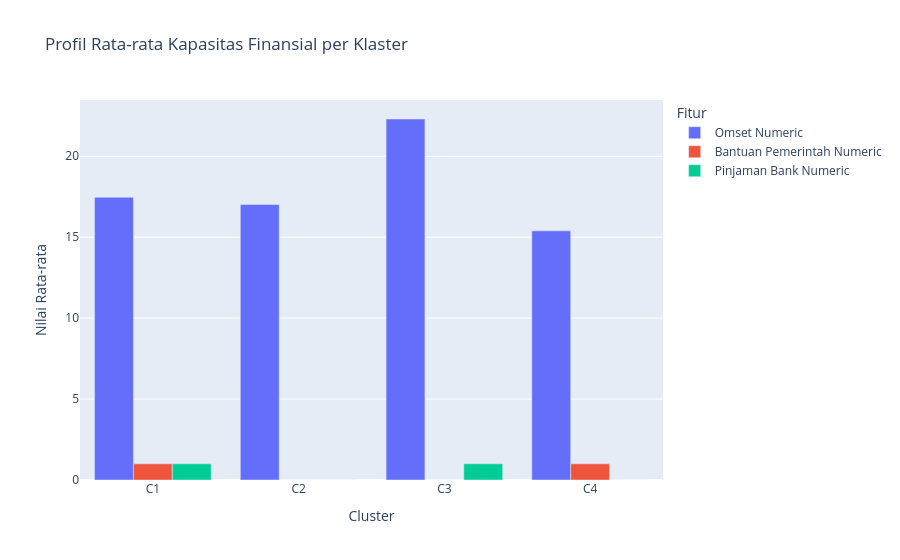

This figure's notebook cell:
### Code cell
# Menghitung nilai rata-rata tiap fitur untuk masing-masing klaster
df_avg = df.groupby('Cluster')[fitur_yang_dipakai].mean().reset_index()

# Mengubah bentuk tabel (melt) agar mudah divisualisasikan oleh Plotly
df_melted = df_avg.melt(id_vars='Cluster', value_vars=fitur_yang_dipakai, 
                        var_name='Fitur', value_name='Nilai Rata-rata')

# Membuat Grouped Bar Chart
fig_bar = px.bar(
    df_melted, 
    x='Cluster', 
    y='Nilai Rata-rata', 
    color='Fitur', 
    barmode='group',
    title="Profil Rata-rata Kapasitas Finansial per Klaster"
)
fig_bar.show()

### Figure 1 — Plotly figure (JSON) as saved in the notebook; plotly's stock layout.template omitted (floating-point values rounded to 4 significant figures)
{"data": [{"alignmentgroup": "True", "hovertemplate": "Fitur=Omset Numeric<br>Cluster=%{x}<br>Nilai Rata-rata=%{y}<extra></extra>", "legendgroup": "Omset Numeric", "marker": {"color": "#636efa", "pattern": {"shape": ""}}, "name": "Omset Numeric", "offsetgroup": "Omset Numeric", "orientation": "v", "showlegend": true, "textposition": "auto", "type": "bar", "x": ["C1", "C2", "C3", "C4"], "xaxis": "x", "y": [17.47, 17.02, 22.3, 15.39], "yaxis": "y"}, {"alignmentgroup": "True", "hovertemplate": "Fitur=Bantuan Pemerintah Numeric<br>Cluster=%{x}<br>Nilai Rata-rata=%{y}<extra></extra>", "legendgroup": "Bantuan Pemerintah Numeric", "marker": {"color": "#EF553B", "pattern": {"shape": ""}}, "name": "Bantuan Pemerintah Numeric", "offsetgroup": "Bantuan Pemerintah Numeric", "orientation": "v", "showlegend": true, "textposition": "auto", "type": "bar", "x": ["C1", "C2", "C3", "C4"], "xaxis": "x", "y": [1.0, 0.0, 0.0, 1.0], "yaxis": "y"}, {"alignmentgroup": "True", "hovertemplate": "Fitur=Pinjaman Bank Numeric<br>Cluster=%{x}<br>Nilai Rata-rata=%{y}<extra></extra>", "legendgroup": "Pinjaman Bank Numeric", "marker": {"color": "#00cc96", "pattern": {"shape": ""}}, "name": "Pinjaman Bank Numeric", "offsetgroup": "Pinjaman Bank Numeric", "orientation": "v", "showlegend": true, "textposition": "auto", "type": "bar", "x": ["C1", "C2", "C3", "C4"], "xaxis": "x", "y": [1.0, 0.0, 1.0, 0.0], "yaxis": "y"}], "layout": {"barmode": "group", "legend": {"title": {"text": "Fitur"}, "tracegroupgap": 0}, "title": {"text": "Profil Rata-rata Kapasitas Finansial per Klaster"}, "xaxis": {"anchor": "y", "domain": [0, 1], "title": {"text": "Cluster"}}, "yaxis": {"anchor": "x", "domain": [0, 1], "title": {"text": "Nilai Rata-rata"}}}}
